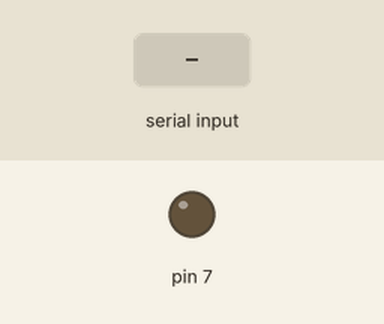
Recording of a sketch running on a simulated Arduino Uno, built with avr-gcc and run on an emulated ATmega328P. Parts: output pins drawn as LEDs (lit = HIGH). The inputs (shaded band) are chosen by the test bench. What the sketch prints to the serial monitor is not drawn.

Above: at 1.2 s.
1.3 s: "P" received over Serial
2.9 s: "M" received over Serial
Timing chart, 0 to 5.9 s (numbered marks = the images above; inputs shaded):
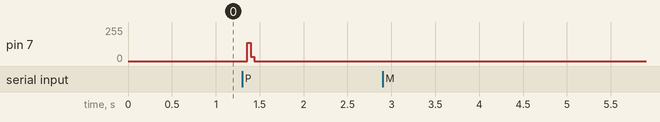

Measured:
- after the input at 1.3 s, pin 7: 0/255 → 138/255 after 0.06 s, → 32/255 0.04 s later, → 0/255 0.04 s later
- after the input at 2.9 s, every drawn part: stays the same

The sketch:

PioneerCtl.ino
```cpp
void sendByte(char data) {

  /* A zero is represented by 0,7ms lo, followed by 0.35ms hi, a one is represented by 0,7ms lo, followed by 1,4ms hi */

  for (byte mask = 00000001; mask>0; mask <<= 1) { //iterate through bit mask
    up();
    if (data & mask){ // if bitwise AND resolves to true
      delayMicroseconds(1400);
    }
    else{ //if bitwise and resolves to false
       delayMicroseconds(350);
    }
    down();
    delayMicroseconds(700);
  }

   for (byte mask = 00000001; mask>0; mask <<= 1) { //iterate through bit mask

    up();
    if (data & mask){ // if bitwise AND resolves to true
      delayMicroseconds(350);
    }
    else{ //if bitwise and resolves to false
       delayMicroseconds(1400);
    }
   down();
    delayMicroseconds(700);
  }
}

/* Commands: Number buttons are like 0x00..0x09, so I cant be botherd to type them here */

char devid_laserdisk = 0xA8;
char devid_tuner     = 0xA4;
char devid_cd        = 0xA2;
char devid_tape      = 0xA1;
char devid_amp       = 0xA5;
char devid_vcr       = 0xAB;

char command_levelup = 0x0A;
char command_leveldn = 0x0B;
char command_muting  = 0x12;
char command_power   = 0x1C;

char command_forward = 0x10;
char command_rewind  = 0x11;
char command_stop    = 0x16;
char command_pause   = 0x18;
char command_play    = 0x17;
char command_record  = 0x14;

char command_eject   = 0x51;
char command_program = 0x0D;


void down() {  digitalWrite(  7, LOW ); }
void up() { digitalWrite(  7, HIGH );  }

void pioneer_init() {
  down();
  delayMicroseconds(9000);
  up();
  delayMicroseconds(5000);
  down();
    delayMicroseconds(700);
}


void setup()
{
  pinMode(  7, OUTPUT );
   Serial.begin(38400);
}

  byte incomingByte = 0;
void serialEvent() {
   if(Serial.available()) {
                incomingByte = Serial.read();

                if(incomingByte == 'P') {
                  pioneer_init();
                  sendByte(devid_tape);
                  sendByte(command_play);
                  incomingByte = 0;
                }
                if(incomingByte == 'R') {
                   pioneer_init();
                  sendByte(devid_tape);
                  sendByte(command_record);
                  incomingByte = 0;
                }
                if(incomingByte == 'S') {
                   pioneer_init();
                  sendByte(devid_tape);
                  sendByte(command_stop);
                  incomingByte = 0;
                }
                if(incomingByte == 'H') {
                   pioneer_init();
                  sendByte(devid_tape);
                  sendByte(command_pause);
                  incomingByte = 0;
                }
                if(incomingByte == 'F') {
                   pioneer_init();
                  sendByte(devid_tape);
                  sendByte(command_forward);
                  incomingByte = 0;
                }
                if(incomingByte == 'B') {
                   pioneer_init();
                  sendByte(devid_tape);
                  sendByte(command_rewind);
                  incomingByte = 0;
                }
                if(incomingByte == 'O') {
                   pioneer_init();
                  sendByte(devid_tape);
                  sendByte(command_power);
                  incomingByte = 0;
                }
                if(incomingByte == 'M') {
                   Serial.print("PIONEER");
                    incomingByte = 0;
                }
              if(incomingByte != 0) {   Serial.print(incomingByte);
                Serial.print("?");
                incomingByte = 0;
              }
           }
}


void loop(){}
```
